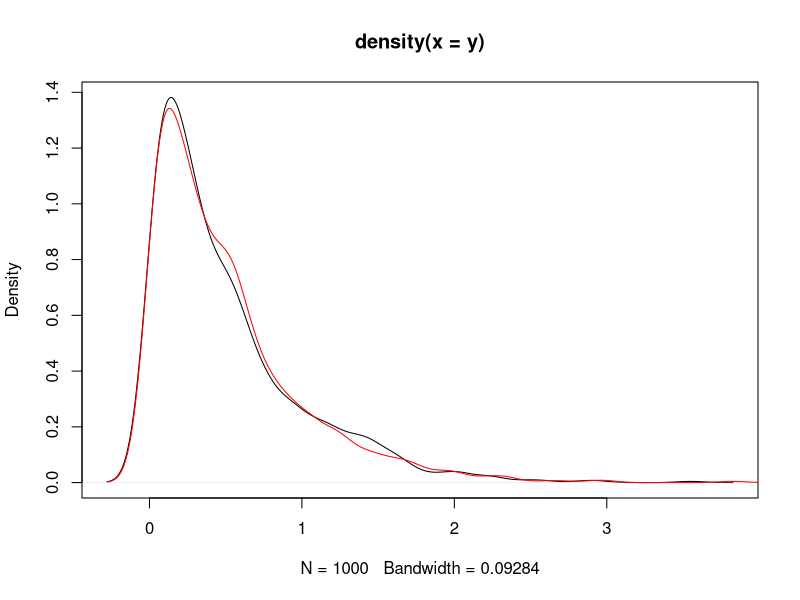
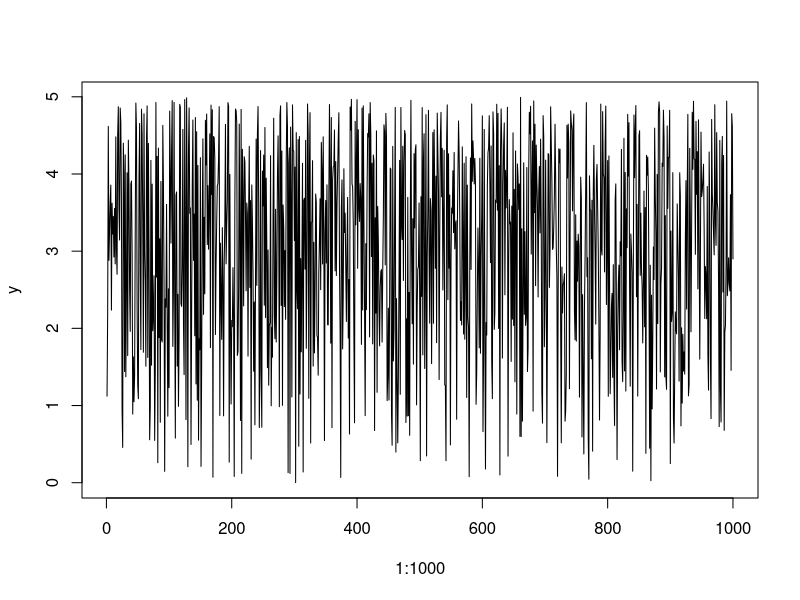
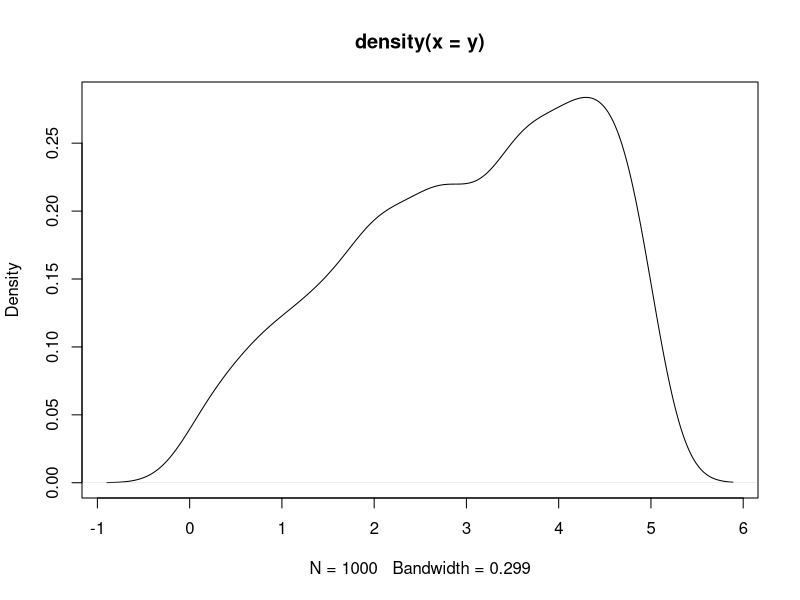
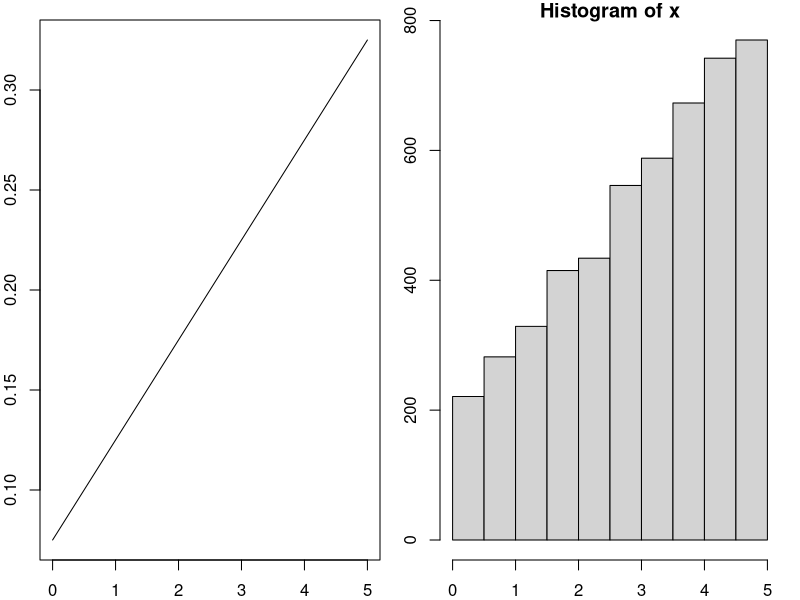
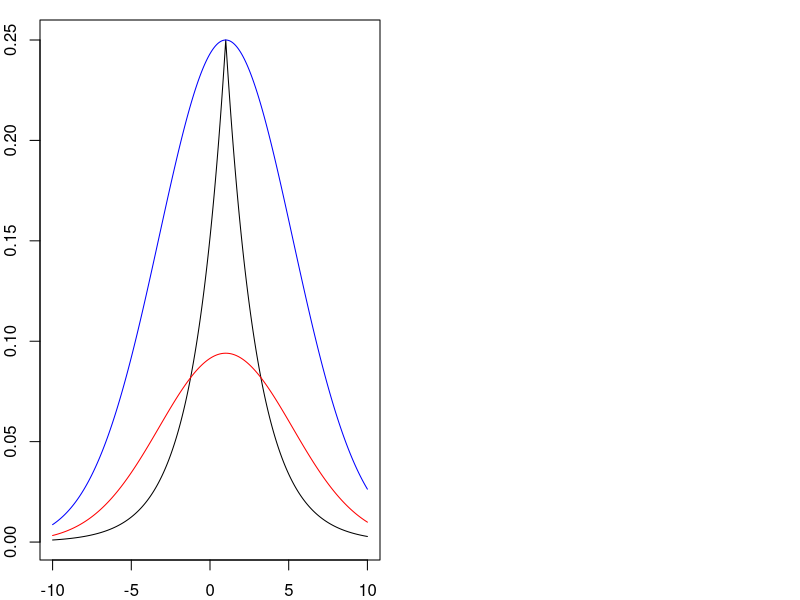
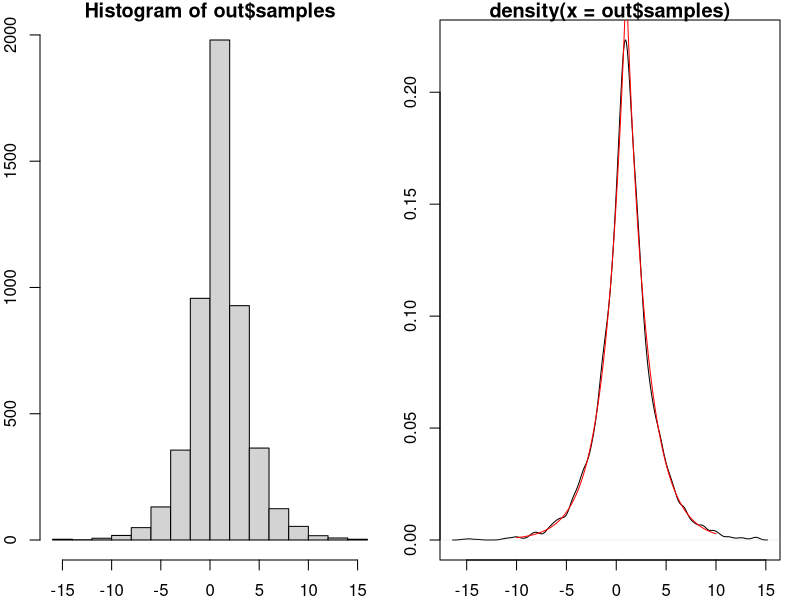
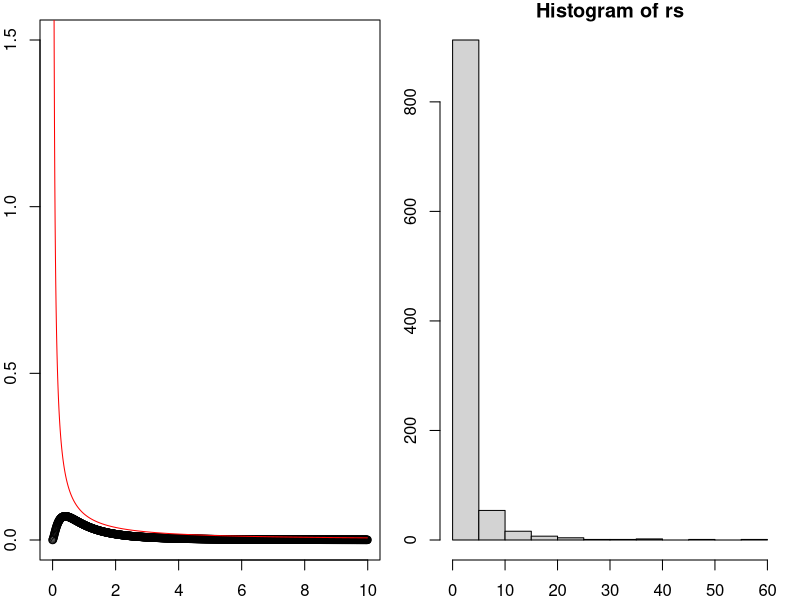
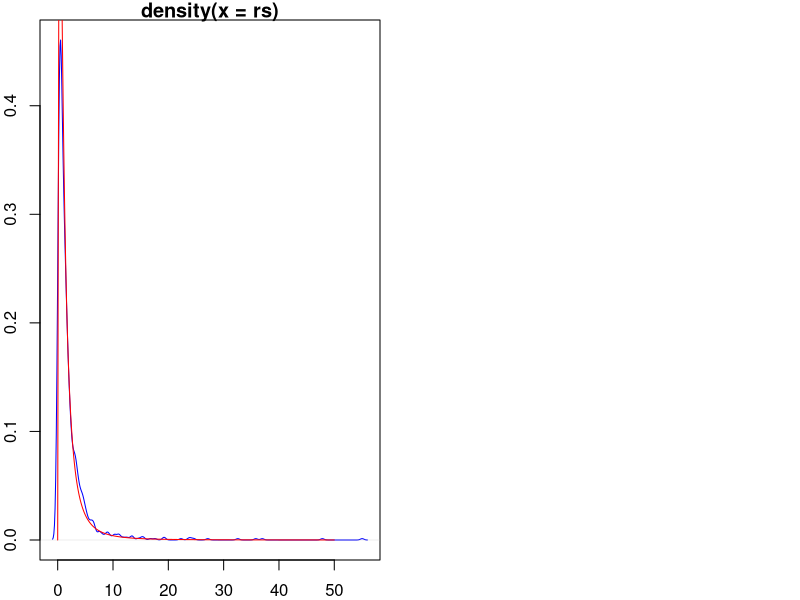

The R source for these figures, in order:
#########################################
# Inverse Transformation Sampling
#########################################

# exponential distribution: f(y)=exp(-y/lambda)*lambda
# CDF: 1-exp(-lambda*Y)
# Inverse CDF: y= -ln(1-U)/lambda

lambda=2
u= runif(1000)
y= -log(1-u)/lambda
plot(density(y))
lines(density(rexp(1000,2)), col='red')


# target distribution: f(x)= (2*x+3)/40 for x= [0,5]
# F(x) = (x^2+3x)/40
# F^{-1}(u)  = [-3 + sqrt(9+160p)]/2 since x > -1
u = runif(1000, 0,1)
y = (sqrt(160*u+9)-3)/2
plot(1:1000, y, type="l")
plot(density(y))
summary(y)


#######################################
# rejection Sampling: example 1
# target distribution: f(x)= (2*x+3)/40 
########################################
count=0 # counter for the total number of draws
k=0     # counter for the accepted draws
x = rep(0,5000) # vector to store the accepted draws

while(k<5000)
{
  count = count+1
  z= runif(1,0,5) # g(x)= Unif(0,5)=1/5
  Mgz = 5*(1/5)   # M*g(x), where M=5
  fz = (2*z+3)/40
  
  u= runif(1)
  if(u<fz/Mgz)  
  { 
    k = k +1
    x[k] = z
  }
}
count 
5000/count  # acceptant rate ; should be around 0.2
par(mfrow=c(1,2), mar=c(2,2,1,1))
plot(seq(0,5,0.01), (2*seq(0,5,0.01)+3)/40, type="l")
hist(x)
summary(x)


############################################################################
#  rejection Sampling: example 2
#  target function: defined by function post.dist
############################################################################

# target distribution: f(x)= exp(-a|x-mu|/b)/(2b)
# mean= mu; variane= 2*b^2, support = (-inf, inf)
# envolpe distribution: g(x)= N(mu,b) 
fx = function(x, mu,b) 
{
  target = exp(-abs(x-mu)/b)/(2*b) 
  return(target)
}   
  
# proposal distribution
gx= function(x,mu,b) 
{
  target = exp(-1/2*(x-mu)^2/(2*b^2))/sqrt(2*pi*2*b^2)
  return(target)
}   

# plot the fx and calculate the maximum density
x= seq(-10, 10, 0.01); 
fxx= fx(x,1,2)
gxx= gx(x,1,3)
plot(x, fxx, type="l")
lines(x, gxx, type="l", col='red')

M= max(fxx)/max(gxx)
lines(x, gxx*M, col='blue')


reject = function(x, M, S=5000)
{
  samples=rep(0,S)
  i=0      # counter for the accepted draws
  count=0  # counter for the NO of proposals/trieds
  while(i<S)
  {
    z = rnorm(1,1,sqrt(2*3^2)) # proposal dist N(1,sqrt(2*3^2))
    Mgx = M*gx(z,1,3)
    fx = fx(z,1,2)
    u = runif(1)
    if(u<fx/Mgx) 
    {
      i=i+1
      samples[i]=z 
    }
    count=count+1
  }
  list(acceptrate=S/count,samples=samples)
}
out= reject(x, M) 
out$acceptrate

par(mfrow=c(1,2), mar=c(2,2,1,1))
hist(out$samples)
plot(density(out$samples))
x= seq(-10, 10, 0.01);  fxx= fx(x,1,2); lines(x, fxx, type="l", col='red')


############################################################################
#  importance Sampling
#  goals: 1)obtain E(x); 2) draw from f(x)
############################################################################
# target distribution:
# pdf f(x) propto sqrt((a*x)^a*b^b/(a*x+b)^(a+b))/x, where x>0
a=5
b=4
# it sometimes helps working on the log-scale to increase the numerical stability
# and to reduce the numerical errors for extremely large numbers and near-zero numbers.
log.f= function(x) 1/2*a*log(a*x)+1/2*b*log(b)-1/2*(a+b)*log(a*x+b)-log(x)
x=seq(0.000001,10,0.01)
plot(x, exp(log.f(x)), ylim=c(0, 1.5))

# proposal p(x): log-normal (on the log-scale) 
log.p = function(t,mu, sigma) -log(t)-(log(t)-mu)^2/(2*sigma^2)-log(sigma*sqrt(2*pi))
lines(x, exp(log.p(x,-1,5)), col='red')

## draw 5000 samples from the proposal distrbution log-N(-1,5)
M = 5000
U = rnorm(M, -1,5)
# log importance ratio
log.w = log.f(exp(U)) - log.p(exp(U),-1,5) 
# importance ratio
w = exp(log.w)

# the normalization constant
mean(w)  

# E(x)
mean(w*exp(U))/mean(w)

# SIR
rs = sample(exp(U), 1000, w, replace=FALSE)
hist(rs)
plot(density(rs), col='blue')
# It turns out f(x) is the kernel from the F distribution 
# with degrees of freedom a and b !!
lines(seq(0,50,0.1), df(seq(0,50,0.1),a,b), col='red')












